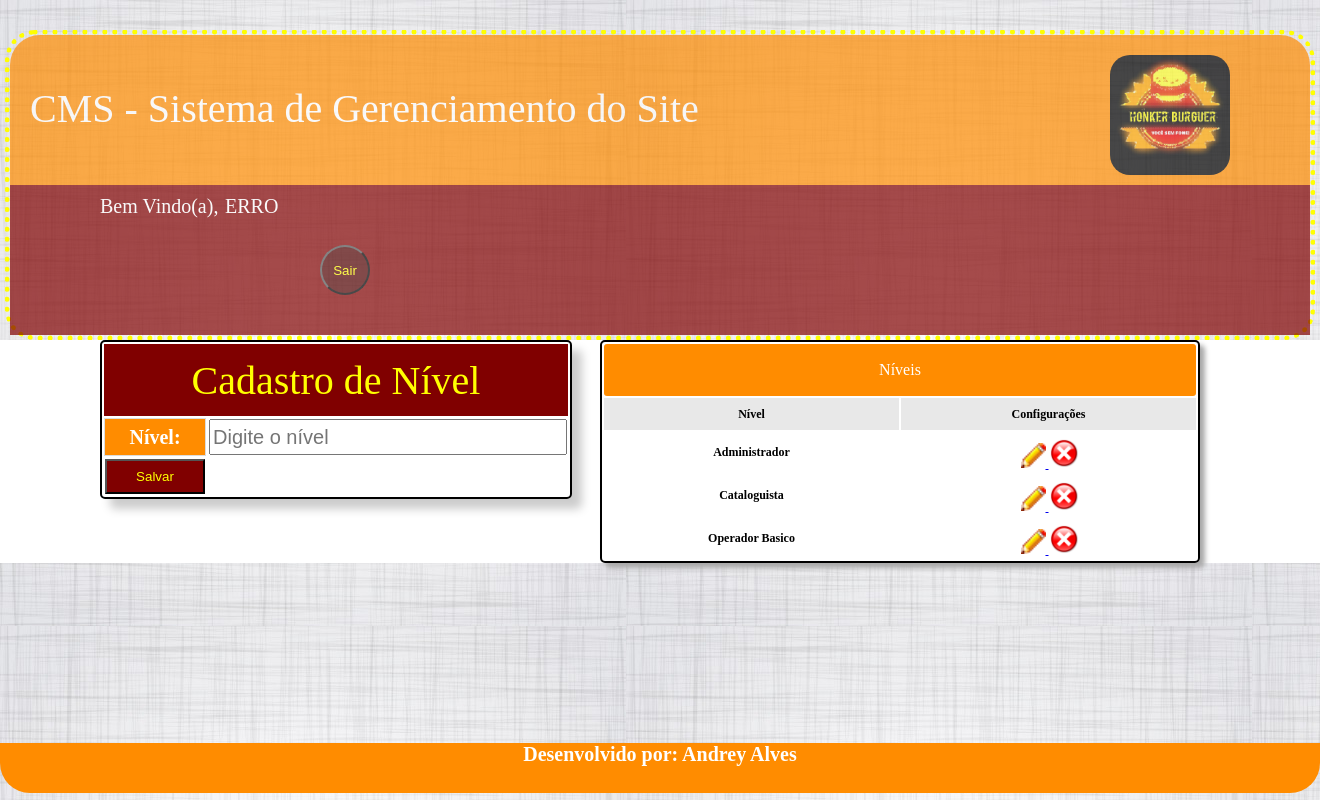
The app's page /CMS/nivelAdm.php with its own data.
### tables this page shows
CREATE TABLE `tblnivel` (
  `idNivel` int(11) NOT NULL AUTO_INCREMENT,
  `nivel` varchar(45) DEFAULT NULL,
  PRIMARY KEY (`idNivel`)
);

### CMS/nivelAdm.php (the view, shortened to what this page needs)
<?php
$botao="Salvar";
$new_nivel="";
?>
<!DOCTYPE html>
<html>
	<head>
		<link rel="stylesheet" type="text/css" href="CSS/styleAdm.css">
	</head>
	<body>
		<div id="principal">
			<header>
				<div id="conteudoheader">
					<div id="titulocms">
						<p>
							<a href="CMS.php" title="Voltar"> CMS - Sistema de Gerenciamento do Site </a>
						</p>
					</div>
					<div id="logo">
						<div>
							<img id="logoimg" src="Imagens/logoprincipal.jpg" alt=""/>
						</div>
					</div>
				</div>
			</header>
			<?php include('menuAdm.php'); ?>
			<section>
				<div id="conteudoNiveis">
					<div id="cadastro_nivel">
						<form name="frmusuarios" method="post" action="nivelAdm.php">
							<table id="tbllogin_nivel">
							  <tr>
								<td colspan="2" class="titulo_tabela">Cadastro de Nível</td>
							  </tr>
							  <tr>
								<td class="tbllogin_td">Nível:</td>
								<td><input class="caixadetexto" required pattern="[a-z A-Z ã Ã õ Õ ç Ç á Á é É í Í ó Ó ú Ú]*" placeholder="Digite o nível" name="txtNivel" type="text" value="<?php echo($new_nivel); ?>" /></td>
							  </tr>
							  <tr>
								<td>
									<input class="botao" name="btnSalvarNivel" type="submit" value="<?php echo($botao);?>"  />
								</td>
							  </tr>
							</table>
						</form>
					</div>
					<div id = "consulta_nivel">
						<table id="tblconsulta_nivel">
							<tr>
								<td colspan="2" class="titulo_tabela_consulta">Níveis</td>
							 </tr>
							<tr>
								<td class="tblconsulta_td">Nível</td>
								<td class="tblconsulta_td">Configurações</td>
							</tr>
							<?php
								$sql = "select * from tblNivel";
								$select = mysql_query($sql);
								while($rsconsulta = mysql_fetch_array($select)){
							?>
							<tr class="tblconsulta_tr">
								<td rowspan="1"><?php echo($rsconsulta['nivel']); ?></td>
								<td rowspan="1">
									<a href="nivelAdm.php?modo=editarNivel&codigo=<?php echo($rsconsulta['idNivel']);?>">
										<img class="iconesAdm" src="icones/Modify16.png">
									</a>
									<a href = "nivelAdm.php?modo=excluirNivel&codigo=<?php echo($rsconsulta['idNivel']);?>">
										<img id="iconesAdmDelete" src="icones/error.png">
									</a>
								</td>
							</tr>
							<?php
								}
							?>
						</table>
					</div>
				</div>
			</section>
			<?php include('rodapeAdm.php'); ?>
	</body>
</html>

### CMS/CSS/styleAdm.css (style rules this page uses)
body { margin:auto; background-image:url("../Imagens/fundo6.jpg"); font-family:Berlin Sans FB; }
.iconesAdm { width:25px; height:25px; margin-left:2px }
#iconesAdmDelete { width:30px; height:30px; margin-top:5px; }
#principal { width:1300px; height:auto; margin-top:30px; margin-left:auto; margin-right:auto; margin-bottom,:auto; border-radius:30px; border:5px dotted #FFFF00; }
header { width:100%; height:150px; background-color:#FF8C00; margin:auto; filter:alpha(opacity=70); opacity:0.7; z-index:5; border-radius:30px 30px 0px 0px; }
#conteudoheader { width:100%; height:150px; border:0px solid; }
#titulocms { width:700px; height:100px; margin-top:20px; margin-left:20px; border:0px solid; color:#fff; float:left; }
#titulocms p { font-size:40px; margin-top:30px; }
#titulocms a { color:#fff; text-decoration:none; }
#logo { width:120px; height:120px; border:0px solid; margin-top:20px; margin-right:80px; float:right; }
#logoimg { width:120px; height:120px; border-radius:20px; }
section { height:auto; background-color:#fff; border:0px solid; }
.titulo_tabela_consulta { background-color:#FF8C00; font-family:verdana; font-size:16px; text-align:center; height:50px; color:#ffffff; border-radius:3px 3px 3px 3px; }
.tblconsulta_td { width:100px; border:solid 0px; border-color:#CCCCCC; font-family:verdana; font-size:12px; font-weight:bold; height:30px; text-align:center; border-color:#DCDCDC; background-color:#E8E8E8; }
.tblconsulta_tr { max-width:100px; border:solid 1px; border-color:#CCCCCC; font-family:verdana; font-size:12px; font-weight:bold; height:25px; text-align:center; border-color:#DCDCDC; background-color:#ffffff; }
.tbllogin_td { width:200px; height:20px; border:solid 1px; border-color:#CCCCCC; font-size:20px; font-weight:bold; text-align:center; color:#fff; border-color:#DCDCDC; background-color:#FF8C00; }
.titulo_tabela { background-color:#800000; font-size:40px; text-align:center; width:245px; height:70px; color:#FFFF00; margin-top:30px; border-radius:0px; }
.caixadetexto { width:350px; height:30px; font-size:20px; resize: none; }
.botao { width:100px; height:35px; background-color:#800000; color:#FFFF00; }
#conteudoNiveis { width:100%; height:100%; border:0px solid; }
#cadastro_nivel { width:250px; height:400px; margin-left:100px; margin-top:0px; }
#tbllogin_nivel { width:auto; height:auto; border:solid 2px; border-color:#000; border-radius:5px 5px 5px 5px; box-shadow:10px 10px 10px #ccc; }
#consulta_nivel { width:650px; height:auto; background-color:#FFFFFF; border:0px solid; margin-top:-400px; margin-left:600px; margin-bottom:200px; }
#tblconsulta_nivel { width:600px; border:solid 2px; border-color:#000000; border-radius:5px 5px 5px 5px; box-shadow:5px 5px 5px #aaa; }

### records on screen
tblnivel: nivel "Administrador"
tblnivel: nivel "Cataloguista"
tblnivel: nivel "Operador Basico"
